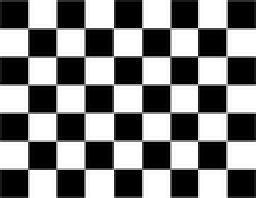
%> input picture chequered/chessboard.png, 128 x 99 px, shrunk from 579 x 450 before the run (shown 2 times larger)
$ octave main_code1.m.m   (GNU Octave 9; MATLAB toolbox functions it lacks are replaced by stand-ins)
%> lines starting %> are read from the running program, lines starting %| are printed output that depends on the picture
### chequered/convolve.m
function B = convolve(A, k)
[r c] = size(A);
[m n] = size(k);
h = rot90(k, 2);
center = floor((size(h)+1)/2);
left = center(2) - 1;
right = n - center(2);
top = center(1) - 1;
bottom = m - center(1);
Rep = zeros(r + top + bottom, c + left + right);
for x = 1 + top : r + top
    for y = 1 + left : c + left
        Rep(x,y) = A(x - top, y - left);
    end
end
B = zeros(r , c);
for x = 1 : r
    for y = 1 : c
        for i = 1 : m
            for j = 1 : n
                q = x - 1;
                w = y -1;
                B(x, y) = B(x, y) + (Rep(i + q, j + w) * h(i, j));
            end
        end
    end
end

### chequered/gaussian_kernel.m
function kernel= gaussian_kernel(Sigma)
kernel=zeros(5,5);          % 5 cross 5 kernel matrix
w=0;
% Kernel matrix
for i=1:5
    for j=1:5
        d=(i-3)^2 + (j-3)^2;
        kernel(i,j)= exp(-1*(d)/(2*Sigma*Sigma))/sqrt(2*pi*Sigma);
        w=w+kernel(i,j);             % Sum of all elements in kernel matrix
    end
end

kernel=kernel/w;
end

### chequered/ANMS.m
function final_mat=ANMS(metric1)
q=1;
%global metric1 final_mat
%global x_cord_new y_cord_new x_cord_rot_new y_cord_rot_new
for i=1:size(metric1,1)
    for j=1:size(metric1,2)
        if(metric1(i,j)~=0)
        metric1_array(q)=metric1(i,j);
        x_cord(q)=i;
        y_cord(q)=j;
        q=q+1;
        end

    end
end
%metric1_array is sorted in decreasing order. x_cord and y_cord are also
%sorted accordingly.
[R,a]=sort(metric1_array,'descend');
        for i=1:size(a,2)
            x_cord_new(i)=x_cord(a(i));
            y_cord_new(i)=y_cord(a(i));
        end

%we need to take each non zero pixel and find the pixel that is k% greater than the pixel under consideration with the least distance between them.
% let k=15%
k=15;
R_new=0;
for i=2:size(R,2)
    min_dist=100;     %we need to take the max value
    for j=i-1:-1:1
        if(((R(j)-R(i))>(k*R(i)/100)))
            dist=sqrt((x_cord_new(i)-x_cord_new(j))^2+((y_cord_new(i)-y_cord_new(j))^2));
            if (dist<min_dist)
                min_dist=dist;
                if(R_new==0)
                    R_new(1)=max(max(R));
                    radius(1)=450*579;
                    x_cord_sorted(1)=x_cord_new(1);
                    y_cord_sorted(1)=y_cord_new(1);
                end
                R_new(i)=R(j);
                radius(i)=min_dist;
                x_cord_sorted(i)=x_cord_new(i);
                y_cord_sorted(i)=y_cord_new(i);
            end
        end
    end
end

%now, we have the array sorted according to the raduis. we need to take top
%k values. Rest of the values will be 0. Convert it into matrix.
%top_n=5
top_n=200;
for i=top_n:size(R_new,2)
    R_new(i)=0;
end


final_mat=zeros(450,579);

for i=1:size(x_cord_new,2)
    final_mat(x_cord_new(i),y_cord_new(i))=R_new(i);

end
end

### chequered/main_code1.m.m
%% PROBLEM1
clc
clear all;
global x_cord_new y_cord_new x_cord_rot_new y_cord_rot_new final_mat_rot final_mat count
% Read the image
Im=imread('chessboard.png');
%> Im is the input picture: size 99x128x3 uint8; min 0, max 255, mean 127.1
A=rgb2gray(Im);
alpha=0.06;                % constant for auto correlation matrix
Sigma=0.5;                 % sigma value for gaussian kernel
threshold=9000000;         % thresholding value

%% Problem (2): Harris_Detector
% the derivative kernel dx and dy
[dx,dy]=meshgrid(-2:2 , -2:2 );

% convolution
Ix=convolve(double(A),dx)
Iy=convolve(double(A),dy)
size(Ix)
%> ans = [99 128]
% Gaussian kernel
Gaussian_kernel=gaussian_kernel(Sigma);

% harris detector
% entities in the M matrix
I_x=convolve(Ix.^2,Gaussian_kernel);
%> after the loop in convolve (call 3), `for x = 1 : r`:
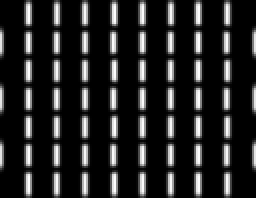
%> B: size 99x128 double (shown 2 times larger); min 0, max 13574108.9, mean 1957906.3; drawn with min black and max white
I_y=convolve(Iy.^2,Gaussian_kernel);
%> after the loop in convolve (call 4), `for x = 1 + top : r + top`:
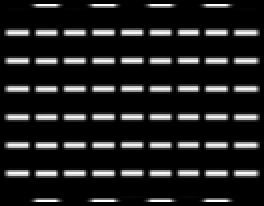
%> Rep: size 103x132 double (shown 2 times larger); min 0, max 14630625, mean 1800031.8; drawn with min black and max white
%> after the loop in convolve (call 4), `for x = 1 : r`:
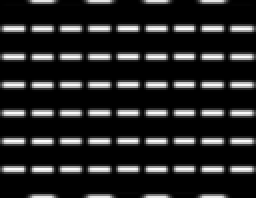
%> B: size 99x128 double (shown 2 times larger); min 0, max 13448835.4, mean 1917454.5; drawn with min black and max white
I_xy=convolve(Ix.*Iy,Gaussian_kernel);
%> after the loop in convolve (call 5), `for x = 1 + top : r + top`:
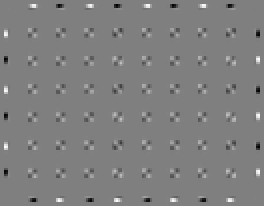
%> Rep: size 103x132 double (shown 2 times larger); min -5078359, max 5057910, mean -198.6; drawn with min black and max white
%> after the loop in convolve (call 5), `for x = 1 : r`:
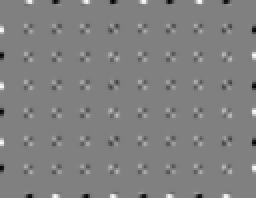
%> B: size 99x128 double (shown 2 times larger); min -4226266, max 4165506.3, mean -213.5; drawn with min black and max white

% Auto correlation matrix
Auto_Matrix=[I_x I_xy;
    I_xy I_y];
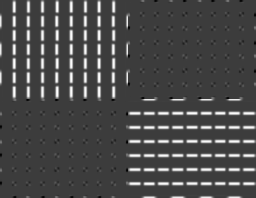
%> Auto_Matrix: size 198x256 double; min -4226266, max 13574108.9, mean 968733.5; drawn with min black and max white

% Metric value
R_m= ((I_x .* I_y)-(I_xy.^2))-alpha*(I_x + I_y);


% finding local maxima of the points
p = 1;

for i = 3:size(Ix, 1) - 2
    for j =  3:size(Ix, 2) - 2
        if( R_m (i, j)>threshold)
            metric1(i,j) = R_m(i , j);
             x(p) = i;
             y(p) = j;
             p = p+1;
        else
            metric1(i , j) = 0;
        end
    end
end
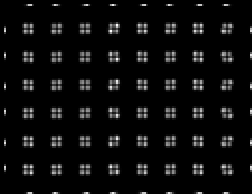
%> metric1: size 97x126 double (shown 2 times larger); min 0, max 3.44e+12, mean 1.72e+11; drawn with min black and max white
%> after the loop, p = 5636; x = 5635 values from 3 to 97; y = 5635 values, max 126 at index 85, min 3 at index 1, mean 64.69
%% Problem (3): Adaptive non maximal Suppession
final_mat=ANMS(metric1);
%> after the loop in ANMS, `for i=1:size(metric1,1)`: metric1_array = 5635 values, max 3.44e+12 at index 466, min 9027231.4 at index 916, mean 3.73e+11; q = 5636; x_cord = 5635 values from 3 to 97; y_cord has the same summary as y outside ANMS
%> in ANMS, `[R,a]=sort(metric1_array,'descend');`: R = 5635 values, max 3.44e+12 at index 1, min 9027231.4 at index 5635, mean 3.73e+11; a = 5635 values, max 5635 at index 3482, min 1 at index 3105, mean 2818
%> after the loop in ANMS, `for i=1:size(a,2)`: x_cord_new = 5635 values, max 97 at index 8, min 3 at index 7, mean 50.02; y_cord_new = 5635 values, max 126 at index 12, min 3 at index 13, mean 64.69
%> (the run ends here)
